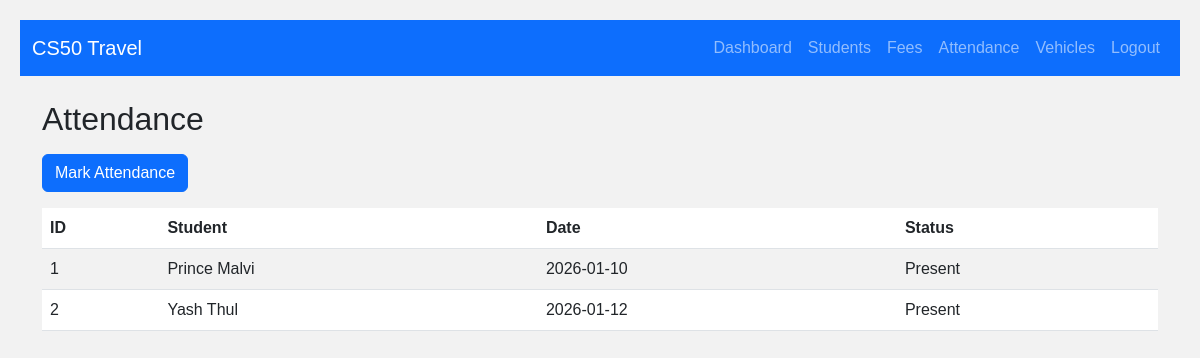
/attendance (signed in), run on the app's committed database.
### tables this page shows
CREATE TABLE attendance (
            id INTEGER PRIMARY KEY AUTOINCREMENT,
            student_id INTEGER,
            date TEXT,
            status TEXT,
            FOREIGN KEY(student_id) REFERENCES students(id)
        );

CREATE TABLE students (
            id INTEGER PRIMARY KEY AUTOINCREMENT,
            name TEXT,
            school TEXT,
            route TEXT,
            photo TEXT
        );

### app.py (the view)
@app.route("/attendance")
def attendance():
    if "user" not in session:
        return redirect("/")
    cur = get_db().cursor()
    cur.execute(
        """
        SELECT attendance.id, students.name, attendance.date, attendance.status
        FROM attendance JOIN students ON attendance.student_id = students.id
    """
    )
    attendance = cur.fetchall()
    return render_template("attendance.html", attendance=attendance)

### app.py (called while the page is built)
def get_db():
    db = getattr(g, "_database", None)
    if db is None:
        db = g._database = sqlite3.connect(DATABASE)
        db.row_factory = sqlite3.Row
    return db

@app.teardown_appcontext
def close_connection(exception):
    db = getattr(g, "_database", None)
    if db is not None:
        db.close()

### templates/attendance.html
{% extends "layout.html" %}
{% block content %}
<h2 class="mb-3">Attendance</h2>
<a href="/mark_attendance" class="btn btn-primary mb-3">Mark Attendance</a>
<table class="table table-striped">
  <thead>
    <tr>
      <th>ID</th>
      <th>Student</th>
      <th>Date</th>
      <th>Status</th>
    </tr>
  </thead>
  <tbody>
    {% for a in attendance %}
    <tr>
      <td>{{ a.id }}</td>
      <td>{{ a.name }}</td>
      <td>{{ a.date }}</td>
      <td>{{ a.status }}</td>
    </tr>
    {% endfor %}
  </tbody>
</table>
{% endblock %}

### static/style.css (style rules this page uses)
body { font-family: Arial; background: #f2f2f2; padding: 20px; }

### data on the page
attendance: id "1", name "Prince Malvi", date "2026-01-10", status "Present"
attendance: id "2", name "Yash Thul", date "2026-01-12", status "Present"
